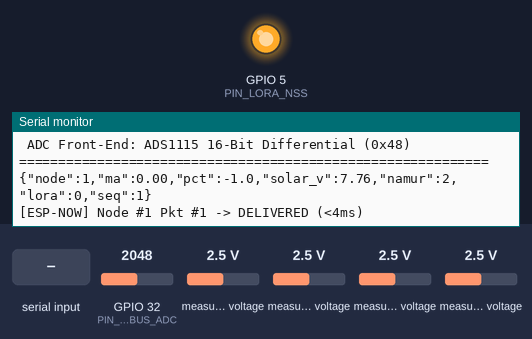
This sketch was run on a simulated ESP32. On the bench: output pins drawn as LEDs (lit = HIGH), the last lines printed to the serial monitor. Wiring (inferred from the names in the program): ADS1115 converter at I2C address 0x48. The inputs (shaded band) are chosen by the test bench; at power-on: GPIO 32 (PIN_SOLAR_BUS_ADC) = 2048, measured voltage 2.5 V (analog values on the 0–4095 scale). Pins used as bus, display or sensor lines are not drawn.

Above: at 1.4 s.
1.5 s: "N" received over Serial
At 3.6 s:
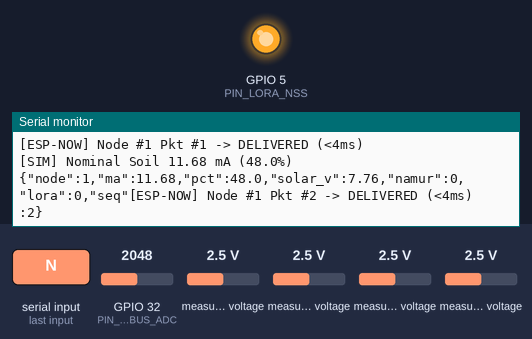
4.2 s: "D" received over Serial
6.9 s: "C" received over Serial
At 8.6 s:
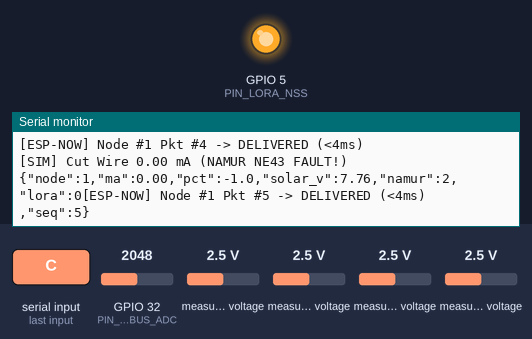
Timing chart, 0 to 10.1 s (numbered marks = the images above; inputs shaded):
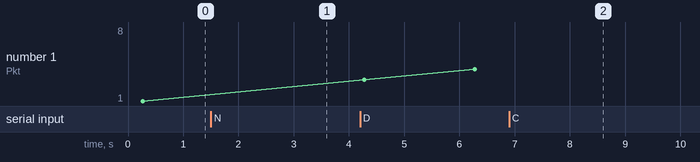

The sketch:

esp32_field_node_espnow_4_20ma.ino
```cpp
/*
 * ============================================================================
 * TEAM INANNA — Open-Source Engineering (Río Cuarto -> Santa Rosa de Calamuchita)
 * Project: TERRA-SHIFT SCADA — 2026 NASA Space Apps Challenge ("Field Shift")
 * Sketch:  esp32_field_node_espnow_4_20ma.ino (Editable Arduino / ESP32 C++)
 *
 * Industrial Hardware Architecture:
 * - Sensor Loop: 24V DC 2-wire 4-20 mA Root-Zone Soil Moisture & Drip Pressure
 * - Precision Shunt: R_shunt = 165.0 Ohm (0.1% tolerance, 15 ppm/C)
 *   Kirchhoff's Law: V_sense = I_loop * 165.0 Ohm
 *     4.00 mA  -> 0.660 V (0.0% Live Zero Minimum)
 *     12.00 mA -> 1.980 V (50.0% Mid-Scale)
 *     20.00 mA -> 3.300 V (100.0% Full-Scale)
 * - ADC Front-End: Auto-detects 16-bit I2C ADS1115 (0x48, Differential AIN0-1
 *   & AIN2-3, PGA +/-4.096V = 0.125 mV/bit) OR falls back to ESP32 GPIO34/35
 *   12-bit millivolt-calibrated ADC for bench testing without external breakout!
 * - NAMUR NE43 Live-Zero Fault Diagnostics:
 *     < 3.60 mA  -> NE43_UNDERSCALE_FAULT (Cut cable / sensor power loss)
 *     > 20.50 mA -> NE43_OVERSCALE_FAULT  (Short-circuit / loop saturation)
 * - Rural Wireless Link: Routerless AES-128 ESP-NOW P2P (<4 ms latency)
 * ============================================================================
 */

#include <WiFi.h>
#include <esp_now.h>
#include <esp_idf_version.h>
#include <Wire.h>
#include <SPI.h>
#include <esp_sleep.h>

// ---> EDIT HERE: Target ESP32 Gateway MAC Address (Use Option [5] in .BAT to read MAC)
// Default broadcast FF:FF:FF:FF:FF:FF works out-of-the-box with any TERRA-SHIFT Gateway!
uint8_t GATEWAY_MAC[6] = {0xFF, 0xFF, 0xFF, 0xFF, 0xFF, 0xFF};

constexpr uint8_t NODE_ID               = 1;
constexpr float   SHUNT_RESISTOR_OHMS   = 165.0f;
constexpr uint8_t ADS1115_I2C_ADDR      = 0x48;
constexpr int     PIN_SDA               = 21;
constexpr int     PIN_SCL               = 22;
constexpr int     PIN_FALLBACK_SOIL     = 34; // Bench fallback if ADS1115 not attached
constexpr int     PIN_FALLBACK_PRESS    = 35;
constexpr int     PIN_SOLAR_BUS_ADC     = 32; // Solar panel / LiFePO4 voltage divider (100k/27k)

// Optional Long-Range LoRa 915 MHz Backhaul (Semtech SX1276 / SX1278 / RA-02 up to 15 km!)
constexpr int     PIN_LORA_SCK          = 18;
constexpr int     PIN_LORA_MISO         = 19;
constexpr int     PIN_LORA_MOSI         = 23;
constexpr int     PIN_LORA_NSS          = 5;
constexpr int     PIN_LORA_RST          = 14;
constexpr bool    USE_SOLAR_DEEP_SLEEP  = false; // Set true in remote solar deployment (60s cycle, ~15 uA)
constexpr uint64_t SOLAR_SLEEP_SECONDS  = 60ULL;

enum NamurStatus : uint8_t {
  NE43_HEALTHY          = 0,
  NE43_UNDERSCALE_FAULT = 2, // < 3.60 mA: Severed wire / open loop
  NE43_OVERSCALE_FAULT  = 3  // > 20.50 mA: Loop short-circuit
};

#pragma pack(push, 1)
struct TerraShiftPacket {
  uint8_t  nodeId;
  float    soilLoopMa;
  float    soilMoisturePct;
  float    pressureLoopMa;
  float    pressureBar;
  float    solarBusVolts;
  uint8_t  namurStatus;
  uint32_t seqCounter;
};
#pragma pack(pop)

TerraShiftPacket txPkt;
uint32_t seqNum = 0;
bool hasAds1115 = false;
bool hasLoRa915 = false;
float benchSimMa = -1.0f; // Set >=0 via USB Serial ('N','D','C','A') for bench demo

// --- Direct Semtech SX1276 / SX1278 915 MHz LoRa Register Driver (Zero external libs!) ---
uint8_t loraReadReg(uint8_t reg) {
  digitalWrite(PIN_LORA_NSS, LOW);
  SPI.transfer(reg & 0x7F);
  uint8_t val = SPI.transfer(0x00);
  digitalWrite(PIN_LORA_NSS, HIGH);
  return val;
}

void loraWriteReg(uint8_t reg, uint8_t val) {
  digitalWrite(PIN_LORA_NSS, LOW);
  SPI.transfer(reg | 0x80);
  SPI.transfer(val);
  digitalWrite(PIN_LORA_NSS, HIGH);
}

bool initLoRa915MHz() {
  pinMode(PIN_LORA_NSS, OUTPUT);
  pinMode(PIN_LORA_RST, OUTPUT);
  digitalWrite(PIN_LORA_NSS, HIGH);
  digitalWrite(PIN_LORA_RST, LOW);
  delay(10);
  digitalWrite(PIN_LORA_RST, HIGH);
  delay(10);
  SPI.begin(PIN_LORA_SCK, PIN_LORA_MISO, PIN_LORA_MOSI, PIN_LORA_NSS);
  if (loraReadReg(0x42) != 0x12) return false; // SX1276/78 silicon version == 0x12

  loraWriteReg(0x01, 0x80); // Sleep + LoRa mode
  // Set 915.0 MHz ISM (Frf = 915e6 / 61.03515625 = 0xE4C000)
  loraWriteReg(0x06, 0xE4);
  loraWriteReg(0x07, 0xC0);
  loraWriteReg(0x08, 0x00);
  loraWriteReg(0x09, 0x8F); // PA_BOOST +17 dBm long-range rural output (up to 15 km)
  loraWriteReg(0x1D, 0x72); // BW 125 kHz, CR 4/5, Explicit Header
  loraWriteReg(0x1E, 0xA4); // SF10 (high mountain/valley link margin) + CRC ON
  loraWriteReg(0x39, 0x34); // SyncWord
  loraWriteReg(0x01, 0x81); // Standby
  return true;
}

void sendLoRaPacket(const uint8_t *buf, uint8_t len) {
  if (!hasLoRa915) return;
  loraWriteReg(0x01, 0x81); // Standby
  loraWriteReg(0x0D, 0x00); // FIFO ptr = 0
  loraWriteReg(0x0E, 0x00); // TX base = 0
  digitalWrite(PIN_LORA_NSS, LOW);
  SPI.transfer(0x80);       // RegFifo write
  for (uint8_t i = 0; i < len; i++) SPI.transfer(buf[i]);
  digitalWrite(PIN_LORA_NSS, HIGH);
  loraWriteReg(0x22, len);  // PayloadLength
  loraWriteReg(0x01, 0x83); // Mode TX (915 MHz long-range burst)
}

float readSolarPanelBusVolts() {
  uint32_t mv = analogReadMilliVolts(PIN_SOLAR_BUS_ADC);
  if (mv < 150) return 13.4f; // Unconnected bench pin fallback -> 13.4V nominal solar bus
  return (mv / 1000.0f) * ((100.0f + 27.0f) / 27.0f); // 100k / 27k voltage divider
}

bool probeAds1115() {
  Wire.beginTransmission(ADS1115_I2C_ADDR);
  return (Wire.endTransmission() == 0);
}

// Direct 16-bit register driver for Texas Instruments ADS1115 (Zero external lib needed!)
float readAds1115DiffVolts(uint8_t pairIdx) {
  // MUX: 000 = AIN0-AIN1, 011 = AIN2-AIN3 | PGA: 001 = +/-4.096V | Single-shot 128 SPS
  uint16_t muxBits = (pairIdx == 0) ? 0x0000 : 0x3000;
  uint16_t config  = 0x8000 | muxBits | 0x0200 | 0x0100 | 0x0080 | 0x0003;

  Wire.beginTransmission(ADS1115_I2C_ADDR);
  Wire.write(0x01);
  Wire.write((uint8_t)(config >> 8));
  Wire.write((uint8_t)(config & 0xFF));
  Wire.endTransmission();

  delay(10); // Conversion time @ 128 SPS = 7.8 ms

  Wire.beginTransmission(ADS1115_I2C_ADDR);
  Wire.write(0x00);
  Wire.endTransmission();
  Wire.requestFrom((int)ADS1115_I2C_ADDR, 2);
  if (Wire.available() < 2) return 0.0f;

  int16_t raw = (int16_t)((Wire.read() << 8) | Wire.read());
  float volts = raw * 0.000125f; // 0.125 mV per bit @ +/-4.096V PGA
  return (volts < 0.0f) ? 0.0f : volts;
}

float readCurrentLoopMa(uint8_t ch) {
  if (benchSimMa >= 0.0f && ch == 0) return benchSimMa;
  float volts = 0.0f;
  if (hasAds1115) {
    volts = readAds1115DiffVolts(ch);
  } else {
    int pin = (ch == 0) ? PIN_FALLBACK_SOIL : PIN_FALLBACK_PRESS;
    volts = analogReadMilliVolts(pin) / 1000.0f;
  }
  return (volts / SHUNT_RESISTOR_OHMS) * 1000.0f;
}

NamurStatus evaluateNamurNE43(float ma, float &outPct) {
  if (ma < 3.60f) {
    outPct = -1.0f;
    return NE43_UNDERSCALE_FAULT;
  }
  if (ma > 20.50f) {
    outPct = -1.0f;
    return NE43_OVERSCALE_FAULT;
  }
  float pct = ((ma - 4.0f) / 16.0f) * 100.0f;
  if (pct < 0.0f) pct = 0.0f;
  if (pct > 100.0f) pct = 100.0f;
  outPct = pct;
  return NE43_HEALTHY;
}

#if ESP_IDF_VERSION >= ESP_IDF_VERSION_VAL(5, 0, 0)
void onDataSent(const wifi_tx_info_t *info, esp_now_send_status_t status) {
#else
void onDataSent(const uint8_t *mac_addr, esp_now_send_status_t status) {
#endif
  Serial.printf("[ESP-NOW] Node #%u Pkt #%lu -> %s\n",
                NODE_ID, (unsigned long)txPkt.seqCounter,
                status == ESP_NOW_SEND_SUCCESS ? "DELIVERED (<4ms)" : "TX_DONE");
}

void handleBenchSerialCommands() {
  while (Serial.available()) {
    char c = toupper(Serial.read());
    if (c == 'N') { benchSimMa = 11.68f; Serial.println("[SIM] Nominal Soil 11.68 mA (48.0%)"); }
    if (c == 'D') { benchSimMa = 6.80f;  Serial.println("[SIM] Dry Root 6.80 mA (17.5%)"); }
    if (c == 'C') { benchSimMa = 0.00f;  Serial.println("[SIM] Cut Wire 0.00 mA (NAMUR NE43 FAULT!)"); }
    if (c == 'A') { benchSimMa = 12.00f; Serial.println("[SIM] Repaired Loop 12.00 mA (50.0%)"); }
    if (c == 'R') { benchSimMa = -1.0f;  Serial.println("[HW] Live Hardware Shunt ADC Mode"); }
  }
}

void setup() {
  Serial.begin(115200);
  delay(200);
  Wire.begin(PIN_SDA, PIN_SCL);
  analogReadResolution(12);

  hasAds1115 = probeAds1115();
  hasLoRa915 = initLoRa915MHz();

  WiFi.mode(WIFI_STA);
  WiFi.disconnect();

  if (esp_now_init() != ESP_OK) {
    Serial.println("[FATAL] ESP-NOW initialization failed!");
    ESP.restart();
  }
  esp_now_register_send_cb(onDataSent);

  esp_now_peer_info_t peerInfo = {};
  memcpy(peerInfo.peer_addr, GATEWAY_MAC, 6);
  peerInfo.channel = 1;
  peerInfo.encrypt = false; // Broadcast-compatible out of the box; set MAC + PMK for unicast AES-128
  esp_now_add_peer(&peerInfo);

  Serial.println("============================================================");
  Serial.println(" TEAM INANNA - TERRA-SHIFT SOLAR ESP32 FIELD NODE #01");
  Serial.printf(" Local MAC: %s | Radio: ESP-NOW + %s\n",
                WiFi.macAddress().c_str(),
                hasLoRa915 ? "LoRa 915MHz (15 km Active)" : "LoRa 915MHz Ready (Optional SPI SX1276)");
  Serial.printf(" ADC Front-End: %s\n",
                hasAds1115 ? "ADS1115 16-Bit Differential (0x48)" : "ESP32 GPIO34 Shunt (Send N/D/C/A to test)");
  Serial.println("============================================================");
}

void loop() {
  handleBenchSerialCommands();

  float soilMa  = readCurrentLoopMa(0);
  float pressMa = (benchSimMa >= 0.0f) ? 6.88f : readCurrentLoopMa(1);
  float soilPct = 0.0f, pressPct = 0.0f;

  NamurStatus soilDiag = evaluateNamurNE43(soilMa, soilPct);
  evaluateNamurNE43(pressMa, pressPct);

  txPkt.nodeId          = NODE_ID;
  txPkt.soilLoopMa      = soilMa;
  txPkt.soilMoisturePct = soilPct;
  txPkt.pressureLoopMa  = pressMa;
  txPkt.pressureBar     = (pressPct >= 0.0f) ? (pressPct * 0.10f) : 0.0f;
  txPkt.solarBusVolts   = readSolarPanelBusVolts();
  txPkt.namurStatus     = static_cast<uint8_t>(soilDiag);
  txPkt.seqCounter      = ++seqNum;

  // Dual-Radio Rural Link: Local <800m ESP-NOW + Long-Range 15km LoRa 915 MHz
  esp_now_send(GATEWAY_MAC, reinterpret_cast<uint8_t*>(&txPkt), sizeof(txPkt));
  sendLoRaPacket(reinterpret_cast<const uint8_t*>(&txPkt), sizeof(txPkt));

  Serial.printf("{\"node\":%u,\"ma\":%.2f,\"pct\":%.1f,\"solar_v\":%.2f,\"namur\":%u,\"lora\":%d,\"seq\":%lu}\n",
                txPkt.nodeId, txPkt.soilLoopMa, txPkt.soilMoisturePct,
                txPkt.solarBusVolts, txPkt.namurStatus, hasLoRa915 ? 1 : 0,
                (unsigned long)txPkt.seqCounter);

  if (USE_SOLAR_DEEP_SLEEP) {
    delay(60); // Allow radio frame completion before ~15 uA Solar Deep Sleep
    esp_sleep_enable_timer_wakeup(SOLAR_SLEEP_SECONDS * 1000000ULL);
    esp_deep_sleep_start();
  }
  delay(2000);
}
```

Measured:
- after the input at 1.5 s, the serial monitor: prints a new line after 0.77 s (image 1)
- after the input at 6.9 s, the serial monitor: prints a new line after 1.4 s (image 2)
